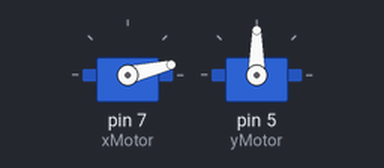
A sketch run on a simulated Arduino Uno, built with avr-gcc and run on an emulated ATmega328P. Parts: 2 × servo.

Above: at 0.15 s.
At 0.75 s:
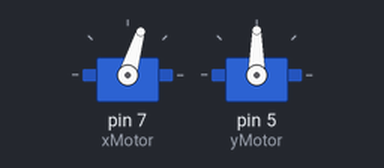
At 1.36 s:
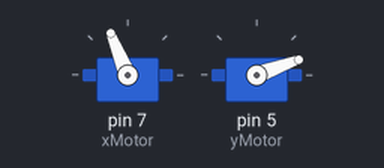
At 2.8 s:
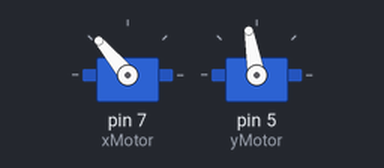
Timing chart, 0 to 4.3 s (numbered marks = the images above):
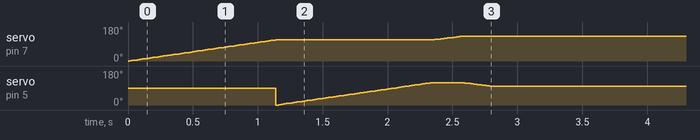

Measured:
- by itself, servo on pin 7 (xMotor): moves from 0° to 130° over 2.5 s

The sketch:

motorClassTest.ino
```cpp
//#include "motorControl.h"
#include <Servo.h>

void toTheAng(int goalAng, int index, Servo & myServo, int interval = 12); // function used to control the servo
Servo xMotor;
Servo yMotor;
int currentAng[2] = {0,0}; // document the angle index 0 - x motor, index 1 - y motor
int previousAng[2] = {0,0}; // document the angle of last period
boolean returnOrigin = false;

void setup()
{

	Serial.begin(9600);
	xMotor.attach(7);
	yMotor.attach(5);

}

void loop()
{
	if (!returnOrigin) {
		toTheAng(112, 0, xMotor, 10);
		toTheAng(118, 1, yMotor, 10);
		returnOrigin = true;
	}
	toTheAng(130, 0, xMotor);
	toTheAng(100, 1, yMotor);
	//toTheAng(90, 0, xMotor);
	//toTheAng(100, 1, yMotor);
}


void toTheAng(int goalAng,int index, Servo & myServo, int interval=12) {
	if (currentAng[index] < goalAng) {
		for (int i = currentAng[index]; i <= goalAng; i++) {
			myServo.write(i);
			delay(interval);
			previousAng[index] = currentAng[index];
			currentAng[index] = myServo.read();
		}
	}
	else {
		for (int i = currentAng[index]; i >= goalAng; i--) {
			myServo.write(i);
			delay(interval);
			previousAng[index] = currentAng[index];
			currentAng[index] = myServo.read();
		}
	}
}
```
